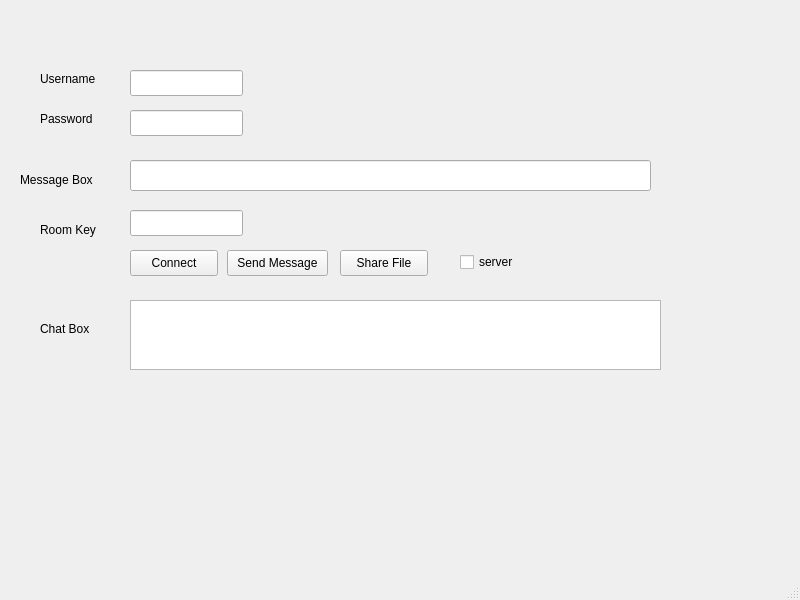
<?xml version="1.0" encoding="UTF-8"?>
<ui version="4.0">
 <class>MainWindow</class>
 <widget class="QMainWindow" name="MainWindow">
  <property name="geometry">
   <rect>
    <x>0</x>
    <y>0</y>
    <width>800</width>
    <height>600</height>
   </rect>
  </property>
  <property name="windowTitle">
   <string>Protocols</string>
  </property>
  <widget class="QWidget" name="centralwidget">
   <widget class="QLineEdit" name="usernameEdit">
    <property name="geometry">
     <rect>
      <x>130</x>
      <y>70</y>
      <width>113</width>
      <height>26</height>
     </rect>
    </property>
   </widget>
   <widget class="QLineEdit" name="passwordEdit">
    <property name="geometry">
     <rect>
      <x>130</x>
      <y>110</y>
      <width>113</width>
      <height>26</height>
     </rect>
    </property>
    <property name="inputMask">
     <string/>
    </property>
    <property name="echoMode">
     <enum>QLineEdit::Password</enum>
    </property>
   </widget>
   <widget class="QLineEdit" name="messageEdit">
    <property name="geometry">
     <rect>
      <x>130</x>
      <y>160</y>
      <width>521</width>
      <height>31</height>
     </rect>
    </property>
   </widget>
   <widget class="QPushButton" name="connectButton">
    <property name="geometry">
     <rect>
      <x>130</x>
      <y>250</y>
      <width>88</width>
      <height>26</height>
     </rect>
    </property>
    <property name="text">
     <string>Connect</string>
    </property>
   </widget>
   <widget class="QPushButton" name="sendButton">
    <property name="geometry">
     <rect>
      <x>227</x>
      <y>250</y>
      <width>101</width>
      <height>26</height>
     </rect>
    </property>
    <property name="text">
     <string>Send Message</string>
    </property>
   </widget>
   <widget class="QPushButton" name="fileButton">
    <property name="geometry">
     <rect>
      <x>340</x>
      <y>250</y>
      <width>88</width>
      <height>26</height>
     </rect>
    </property>
    <property name="text">
     <string>Share File</string>
    </property>
   </widget>
   <widget class="QTextEdit" name="chatLog">
    <property name="geometry">
     <rect>
      <x>130</x>
      <y>300</y>
      <width>531</width>
      <height>70</height>
     </rect>
    </property>
   </widget>
   <widget class="QCheckBox" name="serverCheckBox">
    <property name="geometry">
     <rect>
      <x>460</x>
      <y>250</y>
      <width>92</width>
      <height>24</height>
     </rect>
    </property>
    <property name="text">
     <string>server</string>
    </property>
   </widget>
   <widget class="QLineEdit" name="roomKeyEdit">
    <property name="geometry">
     <rect>
      <x>130</x>
      <y>210</y>
      <width>113</width>
      <height>26</height>
     </rect>
    </property>
    <property name="echoMode">
     <enum>QLineEdit::Password</enum>
    </property>
   </widget>
   <widget class="QLabel" name="Username">
    <property name="geometry">
     <rect>
      <x>40</x>
      <y>70</y>
      <width>66</width>
      <height>18</height>
     </rect>
    </property>
    <property name="text">
     <string>Username</string>
    </property>
   </widget>
   <widget class="QLabel" name="label_2">
    <property name="geometry">
     <rect>
      <x>40</x>
      <y>110</y>
      <width>66</width>
      <height>18</height>
     </rect>
    </property>
    <property name="text">
     <string>Password</string>
    </property>
   </widget>
   <widget class="QLabel" name="label">
    <property name="geometry">
     <rect>
      <x>20</x>
      <y>170</y>
      <width>101</width>
      <height>20</height>
     </rect>
    </property>
    <property name="text">
     <string>Message Box</string>
    </property>
   </widget>
   <widget class="QLabel" name="label_3">
    <property name="geometry">
     <rect>
      <x>40</x>
      <y>220</y>
      <width>81</width>
      <height>20</height>
     </rect>
    </property>
    <property name="text">
     <string>Room Key</string>
    </property>
   </widget>
   <widget class="QLabel" name="label_4">
    <property name="geometry">
     <rect>
      <x>40</x>
      <y>320</y>
      <width>66</width>
      <height>18</height>
     </rect>
    </property>
    <property name="text">
     <string>Chat Box</string>
    </property>
   </widget>
  </widget>
  <widget class="QMenuBar" name="menubar">
   <property name="geometry">
    <rect>
     <x>0</x>
     <y>0</y>
     <width>800</width>
     <height>23</height>
    </rect>
   </property>
  </widget>
  <widget class="QStatusBar" name="statusbar"/>
 </widget>
 <resources/>
 <connections/>
</ui>
